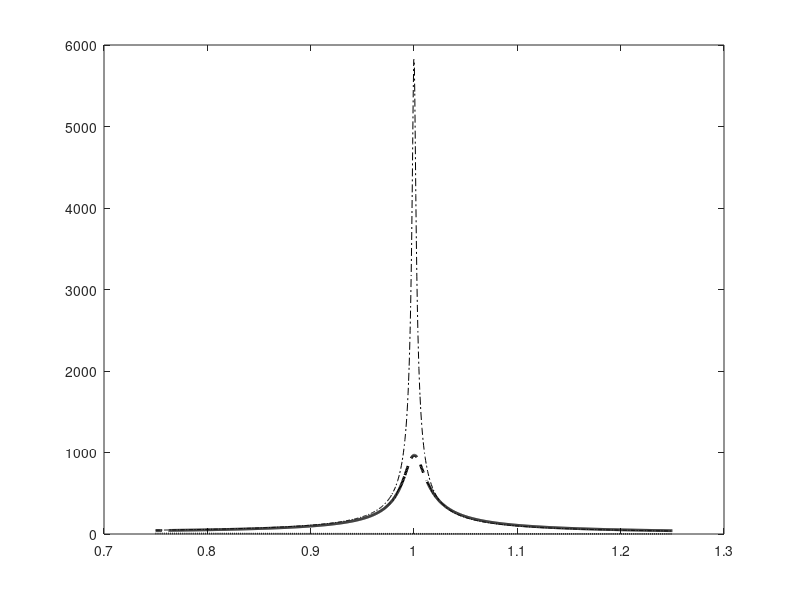

Write MATLAB code to recreate this figure. (Note: this script raises an error after producing the figure.)
%% Softening stiffness NES
% https://link.springer.com/article/10.1007/s11071-025-11164-6
% stiffness : kappa*atan(\bar{z})

clearvars;
close all;
clc;
%% Define system

%Host system
w_n = 36*2*pi; %Hz
m = 1.26; %[kg]
P = 100; % Forcing  change {50, 100, 200, 300}


c = 1;

%NES 
m_na = 0.26; %[kg]
k_na = 20.76; %[N]
alpha = 3.51e3; %[/m]
c_na = 5; %[Ns/m]

xi = c/m_na/w_n;
xi_na = c_na/m_na/w_n;
kappa = (k_na*alpha/m_na) / w_n^2; 
ep = m_na/m; % 260/1260

Om = linspace(0.75,1.25,1000); % Frequency vector

for i=1:length(Om)
    
    sigma = (1-Om(i)^2)/(ep);
    
    %Polynomial relating NES amplitude and force
    a = Om(i)^4*(-sigma + Om(i)^2)^2 + Om(i)^6*xi^2- 2*(sigma - Om(i)^2)*Om(i)^4*xi*xi_na + (sigma - Om(i)^2)^2*Om(i)^2*xi_na^2 - 2*Om(i)^2*(-sigma + Om(i)^2)*(Om(i)^4 + Om(i)^2*xi*xi_na) + (Om(i)^4 + Om(i)^2*xi*xi_na)^2;
    b = -2*Om(i)^6*(-sigma+Om(i)^2)-4*kappa*Om(i)^2*(-sigma+Om(i)^2)^2+Om(i)^4*(-sigma+Om(i)^2)^2-4*kappa*Om(i)^4*xi^2+Om(i)^2^3*xi^2+4*kappa*(sigma-Om(i)^2)*Om(i)^2*xi*xi_na-2*(sigma-Om(i)^2)*Om(i)^2^2*xi*xi_na-2*Om(i)^4*(-sigma+Om(i)^2)*xi*xi_na+(sigma-Om(i)^2)^2*Om(i)^2*xi_na^2+2*Om(i)^4*(Om(i)^4+Om(i)^2*xi*xi_na)+4*kappa*(-sigma+Om(i)^2)*(Om(i)^4+Om(i)^2*xi*xi_na)+2*Om(i)^2*xi*xi_na*(Om(i)^4+Om(i)^2*xi*xi_na)-(Om(i)^4+Om(i)^2*xi*xi_na)^2;
    c= Om(i)^8+4*kappa*Om(i)^4*(-sigma+Om(i)^2)+4*kappa^2*(-sigma+Om(i)^2)^2-Om(i)^4*(-sigma+Om(i)^2)^2+4*kappa^2*Om(i)^2*xi^2-Om(i)^6*xi^2+2*(sigma-Om(i)^2)*Om(i)^4*xi*xi_na+2*Om(i)^6*xi*xi_na+4*kappa*Om(i)^2*(-sigma+Om(i)^2)*xi*xi_na-(sigma-Om(i)^2)^2*Om(i)^2*xi_na^2+Om(i)^4*xi^2*xi_na^2-2*Om(i)^4*(Om(i)^4+Om(i)^2*xi*xi_na)-4*kappa*(-sigma+Om(i)^2)*(Om(i)^4+Om(i)^2*xi*xi_na)+2*Om(i)^2*(-sigma+Om(i)^2)*(Om(i)^4+Om(i)^2*xi*xi_na)-2*Om(i)^2*xi*xi_na*(Om(i)^4+Om(i)^2*xi*xi_na)-Om(i)^4*P^2;
    d = -Om(i)^4*P^2-Om(i)^8-4*kappa*Om(i)^4*(-sigma+Om(i)^2)+2*Om(i)^6*(-sigma+Om(i)^2)-4*kappa^2*(-sigma+Om(i)^2)^2+4*kappa*Om(i)^2*(-sigma+Om(i)^2)^2-Om(i)^4*(-sigma+Om(i)^2)^2-4*kappa^2*Om(i)^2*xi^2+4*kappa*Om(i)^4*xi^2-Om(i)^6*xi^2-4*kappa*(sigma-Om(i)^2)*Om(i)^2*xi*xi_na+2*(sigma-Om(i)^2)*Om(i)^4*xi*xi_na-2*Om(i)^6*xi*xi_na-4*kappa*Om(i)^2*(-sigma+Om(i)^2)*xi*xi_na+2*Om(i)^4*(-sigma+Om(i)^2)*xi*xi_na-(sigma-Om(i)^2)^2*Om(i)^2*xi_na^2-Om(i)^4*xi^2*xi_na^2;
    
    [r] = roots([a,b,c,d]);
    r_real=r(imag(r)==0);
    r_real=r_real(r_real>1);
    
    % Single solution
    if(length(r_real) == 1)
          zna(i,1) = (r_real^2-1);
          zna(i,2)=NaN;
          zna(i,3)=NaN;
          zna(i,:) =sort(zna(i,:),'ascend') ;

          zo(i,1) = ((xi_na*Om(i))^2+  (Om(i)^2-2*kappa*(sqrt(zna(i,1)+1)-1)/(zna(i,1)))^2)*zna(i,1)/(Om(i))^4;
          zo(i,2)=NaN;
          zo(i,3)=NaN;
          %Phase
          alpha1(i,1) = asin( xi*sqrt(Om(i)^2)*sqrt(zo(i,1))/P); %- asin( (xi*sqrt(Om(i)^2)*sqrt(zo(i,1))+xi_na*Om(i)^2*sqrt(zna(i,1))/(sqrt(Om(i)^2)*sqrt(zo(i,1))))/P );
          beta1(i,1) = asin(xi_na* sqrt(zna(i,1)/ sqrt(zo(i,1))/sqrt(Om(i)^2)))-   alpha1(i,1);
           
           %stability
          M2= [-ep*sigma - 1i*xi*ep*sqrt(Om(i)^2), 0, 1i*ep*xi_na*sqrt(Om(i)^2)+ep*kappa/(sqrt(zna(i,1)+1)), ep*kappa*exp(1i*beta1(i,1))^2*(1/sqrt(zna(i,1)+1)-2*(sqrt(zna(i,1)+1)-1)/(zna(i,1)));
            0,  ep*sigma - 1i*xi*ep*sqrt(Om(i)^2), -conj(ep*kappa*exp(1i*beta1(i,1))^2*(1/sqrt(zna(i,1)+1)-2*(sqrt(zna(i,1)+1)-1)/(zna(i,1)))),  -conj(1i*ep*xi_na*sqrt(Om(i)^2)+ep*kappa/(sqrt(zna(i,1)+1)));
            ep*sigma + 1i*xi*ep*sqrt(Om(i)^2)+ Om(i)^2 , 0, -1i*xi_na*sqrt(Om(i)^2)*(1+ep)+Om(i)^2-(1+ep)*(kappa/(sqrt(zna(i,1)+1))),  -(1+ep)*kappa*exp(1i*beta1(i,1))^2*(1/sqrt(zna(i,1)+1)-2*(sqrt(zna(i,1)+1)-1)/(zna(i,1)));
            0,   -ep*sigma + 1i*xi*ep*sqrt(Om(i)^2) - Om(i)^2,  -conj(-(1+ep)*kappa*exp(1i*beta1(i,1))^2*(1/sqrt(zna(i,1)+1)-2*(sqrt(zna(i,1)+1)-1)/(zna(i,1)))), -conj(-1i*xi_na*sqrt(Om(i)^2)*(1+ep)+Om(i)^2-(1+ep)*(kappa/(sqrt(zna(i,1)+1))));]/(sqrt(Om(i)^2)*2*1i );
          M2eig(:,i)=eig(M2);
          if(any(real(eig(M2))>0))
              
           B_unstable(i,1) =sqrt(zna(i,1)); 
           A_unstable(i,1) =sqrt(zo(i,1)); 
           B_stable(i,1) = NaN; 
           A_stable(i,1) = NaN;
           
          else
              
           B_stable(i,1) =sqrt(zna(i,1)); 
           A_stable(i,1) =sqrt(zo(i,1));  
           B_unstable(i,1) = NaN; 
           A_unstable(i,1) = NaN;
           
           end
           B_stable(i,2) = NaN; 
           A_stable(i,2) = NaN;
           B_stable(i,3) = NaN; 
           A_stable(i,3) = NaN;
           B_unstable(i,2) = NaN; 
           A_unstable(i,2) = NaN;
           B_unstable(i,3) = NaN; 
           A_unstable(i,3) = NaN;
               
          
% three solution
    else
          zna(i,1) = (r_real(1)^2-1);
          zna(i,2)= (r_real(2)^2-1);
          zna(i,3)= (r_real(3)^2-1);
          zna(i,:) =sort(zna(i,:),'ascend') ;

          zo(i,1) = ((xi_na*Om(i))^2+  (Om(i)^2-2*kappa*(sqrt(zna(i,1)+1)-1)/(zna(i,1)))^2)*zna(i,1)/(Om(i))^4;
          zo(i,2) = ((xi_na*Om(i))^2+  (Om(i)^2-2*kappa*(sqrt(zna(i,2)+1)-1)/(zna(i,2)))^2)*zna(i,2)/(Om(i))^4;
          zo(i,3) = ((xi_na*Om(i))^2+  (Om(i)^2-2*kappa*(sqrt(zna(i,3)+1)-1)/(zna(i,3)))^2)*zna(i,3)/(Om(i))^4;

          for j=1:3
           alpha1(i,j) =  asin( xi*sqrt(Om(i)^2)*sqrt(zo(i,j))/P); %-asin( (xi*sqrt(Om(i)^2)*sqrt(zo(i,j))+xi_na*Om(i)^2*sqrt(zna(i,j))/(sqrt(Om(i)^2)*sqrt(zo(i,j))))/P );
           beta1(i,j) = asin(xi_na* sqrt(zna(i,j)/ sqrt(zo(i,j))/sqrt(Om(i)^2)))-   alpha1(i,j);
           
           M2= [-ep*sigma - 1i*xi*ep*sqrt(Om(i)^2), 0, 1i*ep*xi_na*sqrt(Om(i)^2)+ep*kappa/(sqrt(zna(i,j)+1)), ep*kappa*exp(1i*beta1(i,1))^2*(1/sqrt(zna(i,j)+1)-2*(sqrt(zna(i,j)+1)-1)/(zna(i,j)));
            0,  ep*sigma - 1i*xi*ep*sqrt(Om(i)^2), -conj(ep*kappa*exp(1i*beta1(i,1))^2*(1/sqrt(zna(i,j)+1)-2*(sqrt(zna(i,j)+1)-1)/(zna(i,j)))),  -conj(1i*ep*xi_na*sqrt(Om(i)^2)+ep*kappa/(sqrt(zna(i,j)+1)));
            ep*sigma + 1i*xi*ep*sqrt(Om(i)^2)+ Om(i)^2 , 0, -1i*xi_na*sqrt(Om(i)^2)*(1+ep)+Om(i)^2-(1+ep)*(kappa/(sqrt(zna(i,j)+1))),  -(1+ep)*kappa*exp(1i*beta1(i,1))^2*(1/sqrt(zna(i,j)+1)-2*(sqrt(zna(i,j)+1)-1)/(zna(i,j)));
            0,   -ep*sigma + 1i*xi*ep*sqrt(Om(i)^2) - Om(i)^2,  -conj(-(1+ep)*kappa*exp(1i*beta1(i,1))^2*(1/sqrt(zna(i,j)+1)-2*(sqrt(zna(i,j)+1)-1)/(zna(i,j)))), -conj(-1i*xi_na*sqrt(Om(i)^2)*(1+ep)+Om(i)^2-(1+ep)*(kappa/(sqrt(zna(i,j)+1))));]/(sqrt(Om(i)^2)*2*1i );
           
         eig(M2);
        
            if(any(real(eig(M2))>0))
               B_unstable(i,j) =sqrt(zna(i,j)); 
               A_unstable(i,j) =sqrt(zo(i,j)); 
               B_stable(i,j) = NaN; 
               A_stable(i,j) = NaN;
            else
                B_stable(i,j) =sqrt(zna(i,j)); 
               A_stable(i,j) =sqrt(zo(i,j));  
               B_unstable(i,j) = NaN; 
               A_unstable(i,j) = NaN;
            end
        end
    end
    
    %SIM computations (min/max and b++)
        a = Om(i)^4 + Om(i)^2*xi_na^2;
    b = -2*kappa*Om(i)^2 + 2*Om(i)^4 + 2*Om(i)^2*xi_na^2;
    c = -4*kappa*Om(i)^2 + Om(i)^4 + Om(i)^2*xi_na^2;
    d = 4*kappa^2 - 2*kappa*Om(i)^2;
     [r] = roots([a,b,c,d]);
    r_real=r(imag(r)==0);
    r_real=r_real(r_real>1);
         if(length(r_real)==2)
           b_max(i)= max(r_real.^2-1);
           b_min(i)= min(r_real.^2-1);
           a_min(i) = ((xi_na*Om(i))^2+ ( Om(i)^2-2*kappa*(sqrt(b_max(i)+1)-1)/(b_max(i)))^2)*b_max(i)/Om(i)^4;
           a_max(i) = ((xi_na*Om(i))^2+ ( Om(i)^2-2*kappa*(sqrt(b_min(i)+1)-1)/(b_min(i)))^2)*b_min(i)/Om(i)^4;
              Zb3 = -(-4*kappa^2 + 4*kappa*Om(i)^2 - Om(i)^4 - a_max(i)*Om(i)^4 - Om(i)^2*xi_na^2)/(Om(i)^4+Om(i)^2*xi_na^2)/((min(r_real))^2);      
     b3(i) = sqrt(Zb3^2-1); %b++
         end
    end

 zeta = ep*xi/2;

figure(1)
hold on
plot(Om,A_stable,'k','LineWidth',2)
hold on
plot(Om,A_unstable,'k--','LineWidth',2)
plot(Om,sqrt(a_max),'k:','LineWidth',1)
plot(Om,sqrt(a_min),'k:','LineWidth',1)
hold on
plot(Om,P*ep./sqrt( (1-Om.^2).^2+4*zeta^2*Om.^2),'k-.')
box on

   ax = gca; 
ax.FontSize = 15; 
xlabel('$\Omega$','FontSize',16.5,'interpreter','latex') 
ylabel('$a$','FontSize',16.5,'interpreter','latex') 
xaxisproperties= get(gca, 'XAxis');
xaxisproperties.TickLabelInterpreter = 'latex'; % latex for x-axis
yaxisproperties= get(gca, 'YAxis');
yaxisproperties.TickLabelInterpreter = 'latex'; % latex for y-axis
xlim([min(Om) max(Om)])
figure(2)
hold on
hold on
plot(Om,B_stable,'k','LineWidth',2)
hold on
plot(Om,B_unstable,'k--','LineWidth',2)
plot(Om,sqrt(b_max),'k:','LineWidth',1)
plot(Om,sqrt(b_min),'k:','LineWidth',1)
plot(Om,b3,'r:','LineWidth',1)


   ax = gca; 
ax.FontSize = 15; 
xlabel('$\Omega$','FontSize',16.5,'interpreter','latex') 
ylabel('$b$','FontSize',16.5,'interpreter','latex') 
xaxisproperties= get(gca, 'XAxis');
xaxisproperties.TickLabelInterpreter = 'latex'; % latex for x-axis
yaxisproperties= get(gca, 'YAxis');
yaxisproperties.TickLabelInterpreter = 'latex'; % latex for y-axis
xlim([min(Om) max(Om)])
box on

%Relative
figure(3)
hold on
plot(Om,A_stable/P,'k','LineWidth',2)
hold on
plot(Om,A_unstable/P,'k--','LineWidth',2)
plot(Om,sqrt(a_max)/P,'k:','LineWidth',1)
plot(Om,sqrt(a_min)/P,'k:','LineWidth',1)
hold on
plot(Om,ep./sqrt( (1-Om.^2).^2+4*zeta^2*Om.^2),'k-.')
box on

   ax = gca; 
ax.FontSize = 15; 
xlabel('$\Omega$','FontSize',16.5,'interpreter','latex') 
ylabel('$a$','FontSize',16.5,'interpreter','latex') 
xaxisproperties= get(gca, 'XAxis');
xaxisproperties.TickLabelInterpreter = 'latex'; % latex for x-axis
yaxisproperties= get(gca, 'YAxis');
yaxisproperties.TickLabelInterpreter = 'latex'; % latex for y-axis
xlim([min(Om) max(Om)])



% %% Time simulations, comment out as takes a while
% 
% % Time sim
%     Tl =5000;
% 
%     t=0:0.1:Tl;
%     N = length(t);
%     f = 0:10/N:(N-1)*10/N;
%     w = 0.9:0.002:1.1;
% 
% for i=1:length(w)
%     x0_real= 0;
% 
%     x0 = [0 0];
%     x0_dot = [0 0];
% 
%  f1 = @(t,y)[y(3);y(4);...
%     -(y(1) + ep*xi*y(3)- ep*kappa*atan(y(2)-y(1)) -ep*xi_na*(y(4)-y(3))-ep*P*cos(w(i)*t))/m;...
%     -(ep*kappa*atan(y(2)-y(1)) + ep*xi_na*(y(4)-y(3)))/ep;...
%     ];
% 
%     Prec = 1e-8;
%     % Actual numerical simulation
% 
%     options = odeset('RelTol',Prec,'AbsTol',[Prec Prec Prec Prec]);
%           [T1,Y1] = ode45(f1,t,[x0 x0_dot],options);
% 
%     % Plot simulation result      
% 
%     Y1filt = bandpass(Y1,[0.9*w(i)/(2*pi) 1.1*w(i)/(2*pi)],10,'ImpulseResponse','iir','Steepness',0.999999);
% %     A_main(i)=mean(envY(round(3*length(Y1)/4):end));
% % 
% %     B_main(i)=mean(envB(round(3*length(Y1)/4):end));
%     envY  = envelope(Y1(:,1),150,'peaks'); %sqrt(Y1(:,1).^2+Y1(:,3).^2);
% envB  = envelope(abs(Y1(:,1)-Y1(:,2)),150,'peaks'); %sqrt((Y1(:,1)-Y1(:,2)).^2+(Y1(:,3)-Y1(:,4)).^2);
% 
%      A_main(i)=rms(Y1(round(3*length(Y1)/4):end,1))*sqrt(2);
%     B_main(i)=rms(Y1(round(3*length(Y1)/4):end,2)-Y1(round(3*length(Y1)/4):end,1))*sqrt(2);
% 
%     TF = islocalmin(envY,'MinSeparation',100,'SamplePoints',T1);
%     if(length(TF)>0)
%             envY_min = envY(TF)
%      A_main_min(i)= min(envY_min(round(3*length(envY_min)/4):end))
%      if(A_main_min(i)/ A_main(i) > 0.9)
%          A_main_min(i)=NaN;
%      end
%                    % A_main_min(i)=min(envY(round(3*length(Y1)/4):end));
%                 A_main_max(i)=max(envY(round(3*length(Y1)/4):end));
%                     B_main_min(i)=min(envB(round(3*length(Y1)/4):end));
%                 B_main_max(i)=max(envB(round(3*length(Y1)/4):end));
% 
%                  if(A_main_max(i)/ A_main(i) < 1.1)
%          A_main_max(i)=NaN;
%                  end
% 
%     else
%      A_main_min(i)= NaN;
%                    % A_main_min(i)=min(envY(round(3*length(Y1)/4):end));
%                 A_main_max(i)= NaN;
%                     B_main_min(i)= NaN;
%                 B_main_max(i)= NaN;
%     end
% 
% % 
% % 
% % 
% % % 
% figure(100)
% plot(T1,Y1(:,1))
% hold on
% plot(T1,envY,T1(TF),envY(TF),'r*')
% % 
% % xlim([500, 2000])
% %      pause(0.8)
% %  clf
% % figure(101)
% % plot(T1,Y1(:,2)-Y1(:,1))
% % hold on
% % plot(T1,envB)
% % xlim([500, 2000])
% % title(num2str(w(i)))
%      pause(0.2)
% clf
% 
%    i
% end
% 
% figure(1)
% % plot(w,A_main/(ep*m*omega0^2*F)*sqrt(2),'-o','LineStyle', 'none' )
%  hold on
% plot(w,A_main)%,'-o','LineStyle', 'none' )
%  hold on
% plot(w,A_main_min,'-o','LineStyle', 'none' )
%  hold on
% plot(w,A_main_max,'-o','LineStyle', 'none' )
% 
% figure(2)
% % hold on
% % plot(w,B_main*sqrt(2),'-o','LineStyle', 'none' )
% hold on
% plot(w,B_main,'-o','LineStyle', 'none' )
%  hold on
% plot(w,B_main_min,'-o','LineStyle', 'none' )
%  hold on
% plot(w,B_main_max,'-o','LineStyle', 'none' )
